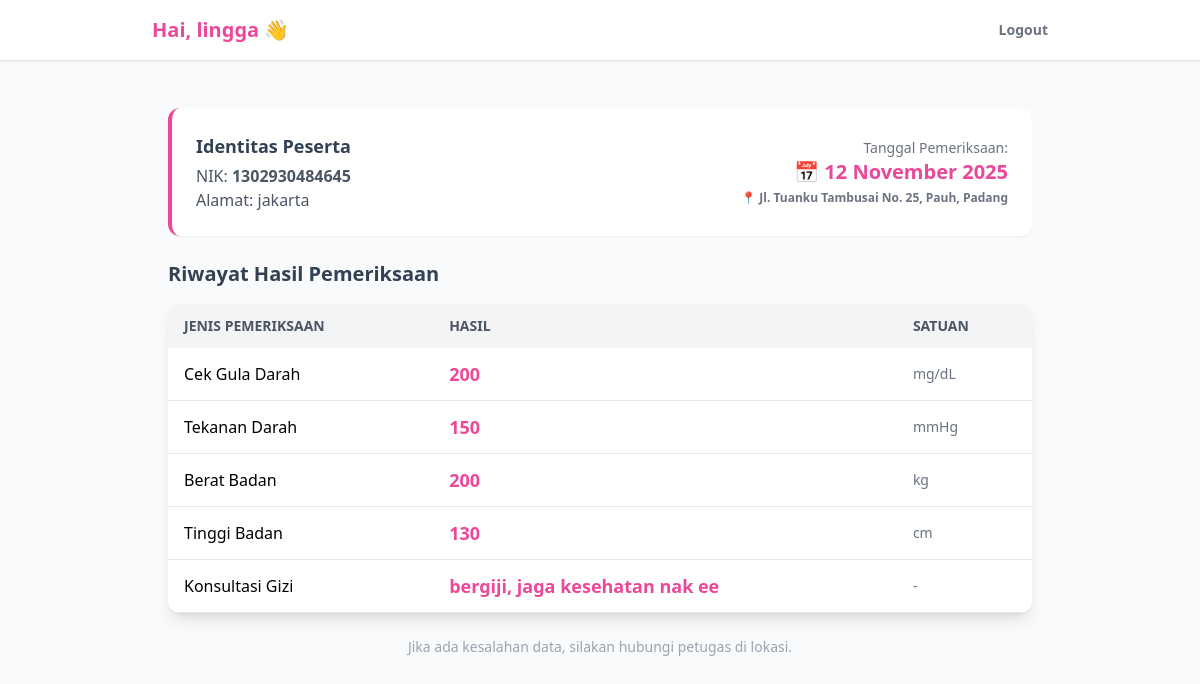
The page /sehatyuk/pages/pasien/dashboard.php (signed in) on the database its author committed.
### tables this page shows
CREATE TABLE `peserta` (
  `id_peserta` int(11) NOT NULL,
  `id_jadwal` int(11) NOT NULL,
  `nama` varchar(100) NOT NULL,
  `nik` varchar(16) NOT NULL,
  `alamat` text DEFAULT NULL,
  `nomor_hp` varchar(15) DEFAULT NULL,
  `tanggal_daftar` datetime DEFAULT current_timestamp()
);

CREATE TABLE `jadwal` (
  `id_jadwal` int(11) NOT NULL,
  `tanggal_pemeriksaan` date NOT NULL,
  `lokasi` varchar(150) NOT NULL,
  `status_aktif` tinyint(1) DEFAULT 1
);

CREATE TABLE `hasil_pemeriksaan` (
  `id_hasil` int(11) NOT NULL,
  `id_peserta` int(11) NOT NULL,
  `id_layanan` int(11) NOT NULL,
  `hasil_value` varchar(50) NOT NULL,
  `catatan` text DEFAULT NULL
);

CREATE TABLE `layanan` (
  `id_layanan` int(11) NOT NULL,
  `nama_layanan` varchar(100) NOT NULL,
  `satuan` varchar(20) NOT NULL,
  `deskripsi` text DEFAULT NULL
);

### sehatyuk/pages/pasien/dashboard.php (the view, shortened to what this page needs)
<?php
include '../../config/koneksi.php';
$id_saya = $_SESSION['id_peserta'];
$q_profil = mysqli_query($koneksi, "SELECT peserta.*, jadwal.tanggal_pemeriksaan, jadwal.lokasi
                                    FROM peserta
                                    JOIN jadwal ON peserta.id_jadwal = jadwal.id_jadwal
                                    WHERE id_peserta='$id_saya'");
$profil = mysqli_fetch_assoc($q_profil);
?>
<!DOCTYPE html>
<html lang="id">
<head>
    <script src="https://cdn.tailwindcss.com"></script>
</head>
<body class="bg-gray-50 font-sans">
    <nav class="bg-white shadow p-4">
        <div class="max-w-4xl mx-auto flex justify-between items-center">
            <div class="flex items-center gap-2">
                <span class="text-xl font-bold text-sehat-pink">Hai, <?php echo $_SESSION['nama']; ?> 👋</span>
            </div>
            <a href="../../process/logout.php" class="text-gray-500 hover:text-red-500 font-semibold text-sm">Logout</a>
        </div>
    </nav>
    <div class="max-w-4xl mx-auto mt-8 p-4">
        <div class="bg-white p-6 rounded-xl shadow-sm border-l-4 border-sehat-pink mb-6">
            <div class="flex flex-col md:flex-row justify-between items-start md:items-center">
                <div class="mb-4 md:mb-0">
                    <h3 class="text-lg font-bold text-sehat-abu mb-1">Identitas Peserta</h3>
                    <p class="text-gray-600">NIK: <span class="font-semibold"><?php echo $profil['nik']; ?></span></p>
                    <p class="text-gray-600">Alamat: <?php echo $profil['alamat']; ?></p>
                </div>
                <div class="text-left md:text-right bg-pink-50 p-3 rounded-lg md:bg-transparent md:p-0 w-full md:w-auto">
                    <p class="text-gray-500 text-sm">Tanggal Pemeriksaan:</p>
                    <p class="text-xl font-bold text-sehat-pink">
                        📅 <?php echo date('d F Y', strtotime($profil['tanggal_pemeriksaan'])); ?>
                    </p>
                    <p class="text-xs text-gray-500 font-semibold mt-1">
                        📍 <?php echo $profil['lokasi']; ?>
                    </p>
                </div>
            </div>
        </div>
        <h3 class="text-xl font-bold text-sehat-abu mb-4">Riwayat Hasil Pemeriksaan</h3>
        <div class="bg-white rounded-xl shadow-lg overflow-hidden">
            <table class="w-full text-left">
                <thead class="bg-gray-100 text-gray-600 uppercase text-sm">
                    <tr>
                        <th class="py-3 px-4">Jenis Pemeriksaan</th>
                        <th class="py-3 px-4">Hasil</th>
                        <th class="py-3 px-4">Satuan</th>
                    </tr>
                </thead>
                <tbody>
                    <?php
                    $query = mysqli_query($koneksi, "SELECT hasil_pemeriksaan.*, layanan.nama_layanan, layanan.satuan
                                                     FROM hasil_pemeriksaan
                                                     JOIN layanan ON hasil_pemeriksaan.id_layanan = layanan.id_layanan
                                                     WHERE id_peserta='$id_saya'");
                    if(mysqli_num_rows($query) > 0){
                        while($row = mysqli_fetch_assoc($query)){
                    ?>
                    <tr class="border-b hover:bg-gray-50">
                        <td class="py-3 px-4"><?php echo $row['nama_layanan']; ?></td>
                        <td class="py-3 px-4 font-bold text-sehat-pink text-lg"><?php echo $row['hasil_value']; ?></td>
                        <td class="py-3 px-4 text-gray-500 text-sm"><?php echo $row['satuan']; ?></td>
                    </tr>
                    <?php
                        }
                    } else {
                        echo "<tr><td colspan='3' class='py-8 text-center text-gray-400'>Hasil pemeriksaan belum keluar atau belum diinput petugas.</td></tr>";
                    }
                    ?>
                </tbody>
            </table>
        </div>
        <div class="mt-6 text-center text-gray-400 text-sm">
            <p>Jika ada kesalahan data, silakan hubungi petugas di lokasi.</p>
        </div>
    </div>
</body>
</html>

### rows shown on the page
peserta: nik "1302930484645", alamat "jakarta", id_jadwal.tanggal_pemeriksaan "12 November 2025", id_jadwal.lokasi "Jl. Tuanku Tambusai No. 25, Pauh, Padang"
hasil_pemeriksaan: id_layanan.nama_layanan "Cek Gula Darah", hasil_value "200", id_layanan.satuan "mg/dL"
hasil_pemeriksaan: id_layanan.nama_layanan "Tekanan Darah", hasil_value "150", id_layanan.satuan "mmHg"
hasil_pemeriksaan: id_layanan.nama_layanan "Berat Badan", hasil_value "200", id_layanan.satuan "kg"
hasil_pemeriksaan: id_layanan.nama_layanan "Tinggi Badan", hasil_value "130", id_layanan.satuan "cm"
hasil_pemeriksaan: id_layanan.nama_layanan "Konsultasi Gizi", hasil_value "bergiji, jaga kesehatan nak ee", id_layanan.satuan "-"

### other values the page prints
$_SESSION['nama'] "lingga"
